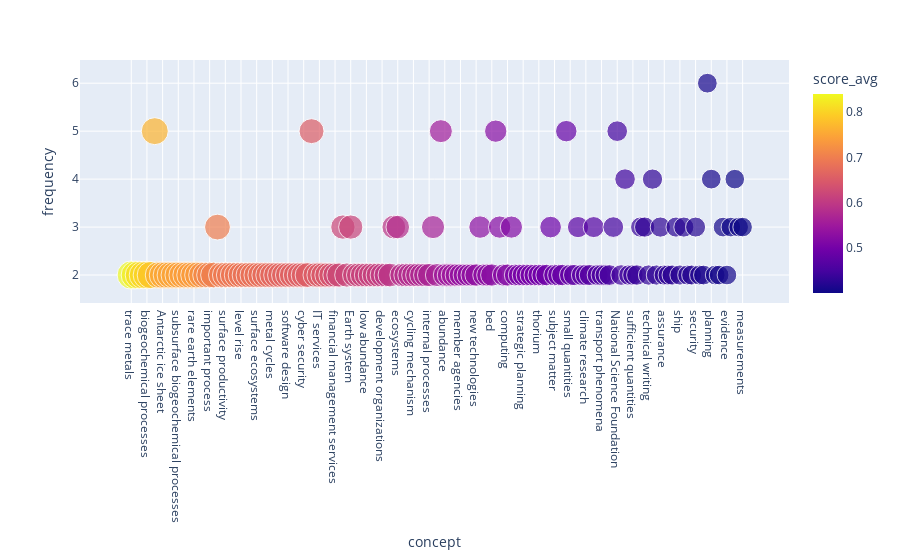

Notebook cell for this chart:
### Markdown cell above
## 2. A first look at the concepts we extracted

The goal of this section is understanding what are the best settings to use, in order to extract useful concepts.

### Code cell
#@markdown ## Define the best parameters to isolate 'interesting' concepts
#@markdown Frequency: how many documents include a concept (100 = no upper limit). 
#@markdown Tip: concepts with very high frequencies tend to be common words, so it is useful to exclude them. 
FREQ_MIN = 2 #@param {type: "slider", min: 1, max: 10, step:1}
FREQ_MAX = 70 #@param {type: "slider", min: 10, max: 100, step:10}
#@markdown ---
#@markdown Score: the average relevancy score of concepts, for the dataset we extracted above.
#@markdown This value tends to be a good indicator of 'interesting' concepts.
SCORE_MIN = 0.4  #@param {type: "slider", min: 0, max: 1, step:0.1}
#@markdown ---
#@markdown Select how many concepts to include in the visualization 
MAX_CONCEPTS = 200 #@param {type: "slider", min: 20, max: 1000, step:10}

if FREQ_MAX == 100:
  FREQ_MAX = 100000000
print(f"""You selected:\n->{MAX_CONCEPTS}\n->{FREQ_MIN}-{FREQ_MAX}\n->{SCORE_MIN}""") 

filtered_concepts = concepts_unique.query(f"""frequency >= {FREQ_MIN} & frequency <= {FREQ_MAX} & score_avg >= {SCORE_MIN} """)\
                    .sort_values(["score_avg", "frequency"], ascending=False)[:MAX_CONCEPTS]

px.scatter(filtered_concepts, 
           x="concept", 
           y="frequency", 
           height=700,
           color="score_avg", 
           size="score_avg")

### Figure 1 — Plotly figure (JSON) as saved in the notebook; plotly's stock layout.template omitted (floating-point values rounded to 4 significant figures; data arrays with more than 128 entries replaced by an {"elided": "..."} marker saying what was removed)
{"data": [{"hovertemplate": "concept=%{x}<br>frequency=%{y}<br>score_avg=%{marker.color}<extra></extra>", "legendgroup": "", "marker": {"color": {"elided": "157 float values"}, "coloraxis": "coloraxis", "size": {"elided": "157 float values"}, "sizemode": "area", "sizeref": 0.0021, "symbol": "circle"}, "mode": "markers", "name": "", "orientation": "v", "showlegend": false, "type": "scatter", "x": {"elided": "157 str values"}, "xaxis": "x", "y": {"elided": "157 int values"}, "yaxis": "y"}], "layout": {"autosize": true, "coloraxis": {"colorbar": {"title": {"text": "score_avg"}}, "colorscale": [[0, "#0d0887"], [0.1111, "#46039f"], [0.2222, "#7201a8"], [0.3333, "#9c179e"], [0.4444, "#bd3786"], [0.5556, "#d8576b"], [0.6667, "#ed7953"], [0.7778, "#fb9f3a"], [0.8889, "#fdca26"], [1, "#f0f921"]]}, "legend": {"itemsizing": "constant", "tracegroupgap": 0}, "margin": {"t": 60}, "xaxis": {"anchor": "y", "autorange": true, "domain": [0, 1], "range": [-12.68, 167.5], "title": {"text": "concept"}, "type": "category"}, "yaxis": {"anchor": "x", "autorange": true, "domain": [0, 1], "range": [1.552, 6.386], "title": {"text": "frequency"}, "type": "linear"}}}
